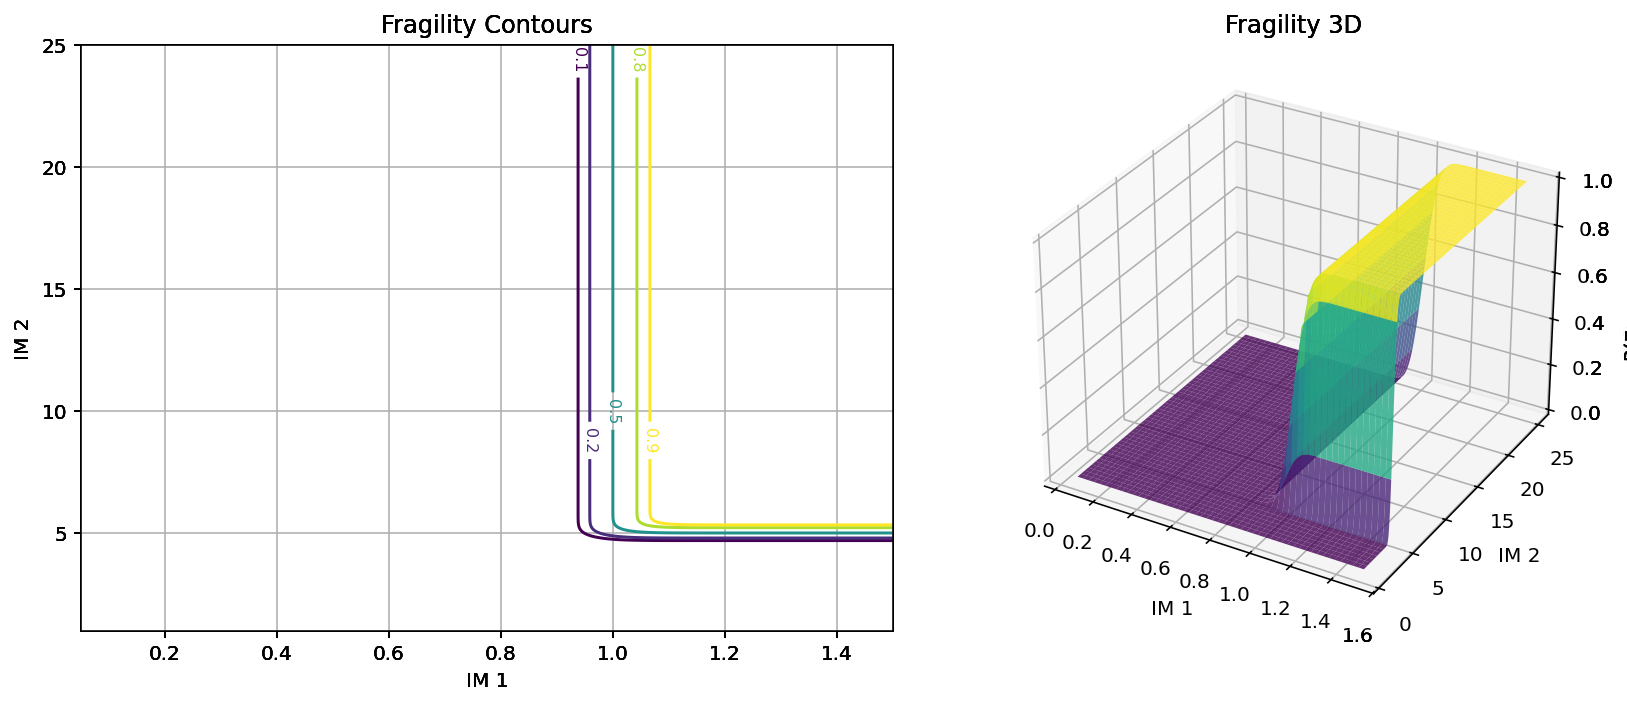

Generate this figure with Python:
def FRAGILITY_ANALYSIS_TWO_PARAMETERS_FUN(damage_states, im1_grid, im2_grid, TITLE,
                          SCATTER='False', CONTOUR='True', SURFACE='True'):
    """
    1. Bivariate fragility modeling: The function evaluates the probability of exceeding 
    predefined damage states given two correlated intensity measures (e.g., spectral acceleration 
    and duration) using a bivariate lognormal cumulative distribution.
    2. Input parameters: Each damage state is defined by medians (η1, η2), logarithmic standard 
    deviations (β1, β2), and the correlation coefficient ρ between the logarithms of the two IMs.
    3. Probability computation: It transforms the IM grids to standardized normal space, then 
    integrates the bivariate standard normal density over the exceedance region 
    z1 ≤ (ln(im1)-ln(η1))/β1 and z2 ≤ (ln(im2)-ln(η2))/β2 using scipy.stats.multivariate_normal.cdf.
    4. Output visualization: The resulting joint probability surface is displayed as both contour 
    lines (showing iso-probability levels 0.1, 0.5, 0.9) and a 3D surface plot, directly mapping 
    IM pairs to damage exceedance likelihood.
    5. Engineering value: This approach captures the interactive effect of two IMs on structural 
    performance, moving beyond univariate fragility curves to a more realistic risk assessment 
    when damage is driven by multiple loading characteristics.
    
    # THIS PYTHON SCRIPT WRITTEN BY SALAR DELAVAR GHASHGHAEI (QASHQAI)
    """
    import numpy as np
    import matplotlib.pyplot as plt
    from scipy.stats import multivariate_normal

    # Create a meshgrid for the two IM dimensions
    IM1, IM2 = np.meshgrid(im1_grid, im2_grid)
    ln_im1 = np.log(IM1)
    ln_im2 = np.log(IM2)

    # Prepare plot
    fig = plt.figure(figsize=(12, 5))

    for state_name, params in damage_states.items():
        # Unpack parameters for this damage state
        med1, beta1 = params['median1'], params['beta1']
        med2, beta2 = params['median2'], params['beta2']
        rho = params['rho']

        # Standardized log values
        z1 = (ln_im1 - np.log(med1)) / beta1
        z2 = (ln_im2 - np.log(med2)) / beta2

        # Compute bivariate CDF at each grid point
        # The covariance matrix is [[1, rho], [rho, 1]]
        cov = np.array([[1, rho], [rho, 1]])
        rv = multivariate_normal(mean=[0, 0], cov=cov)
        # Flatten, compute CDF, reshape back
        Z = rv.cdf(np.dstack((z1, z2)))   # shape (len(im2_grid), len(im1_grid))

        # Plot options
        if CONTOUR == 'True':
            ax = fig.add_subplot(1, 2, 1)
            CS = ax.contour(IM1, IM2, Z, levels=[0.1, 0.2, 0.5, 0.8, 0.9])
            ax.clabel(CS, inline=True, fontsize=8)
            ax.set_xlabel('IM 1')
            ax.set_ylabel('IM 2')
            ax.set_title('Fragility Contours')
            ax.grid(True)

        if SURFACE == 'True':
            ax = fig.add_subplot(1, 2, 2, projection='3d')
            ax.plot_surface(IM1, IM2, Z, cmap='viridis', alpha=0.8)
            ax.set_xlabel('IM 1')
            ax.set_ylabel('IM 2')
            ax.set_zlabel('P(Exceedance)')
            ax.set_title('Fragility 3D')
            #ax.set_title(f'{state_name}')

    #plt.suptitle(f'Bivariate Fragility - {TITLE}', fontsize=14)
    plt.tight_layout()
    plt.show()


#%%----------------------------------------------------
import numpy as np
damage = {
    'Minor Damage Level': {'median1': 0.2, 'beta1': 0.05, 'median2': 5.0, 'beta2': 0.05, 'rho': 0.3},
    'Moderate Damage Level': {'median1': 0.5, 'beta1': 0.05, 'median2': 10.0, 'beta2': 0.05, 'rho': 0.3},
    'Severe Damage Level': {'median1': 0.7, 'beta1': 0.05, 'median2': 5.0, 'beta2': 0.05, 'rho': 0.3},
    'Failure Level': {'median1': 1.0, 'beta1': 0.05, 'median2': 5.0, 'beta2': 0.05, 'rho': 0.3},
}

im1_vals = np.linspace(0.05, 1.5, 500)
im2_vals = np.linspace(1, 25, 500)

FRAGILITY_ANALYSIS_TWO_PARAMETERS_FUN(damage, im1_vals, im2_vals, 'Sa vs Duration', CONTOUR='True', SURFACE='True') 
#%%----------------------------------------------------   
